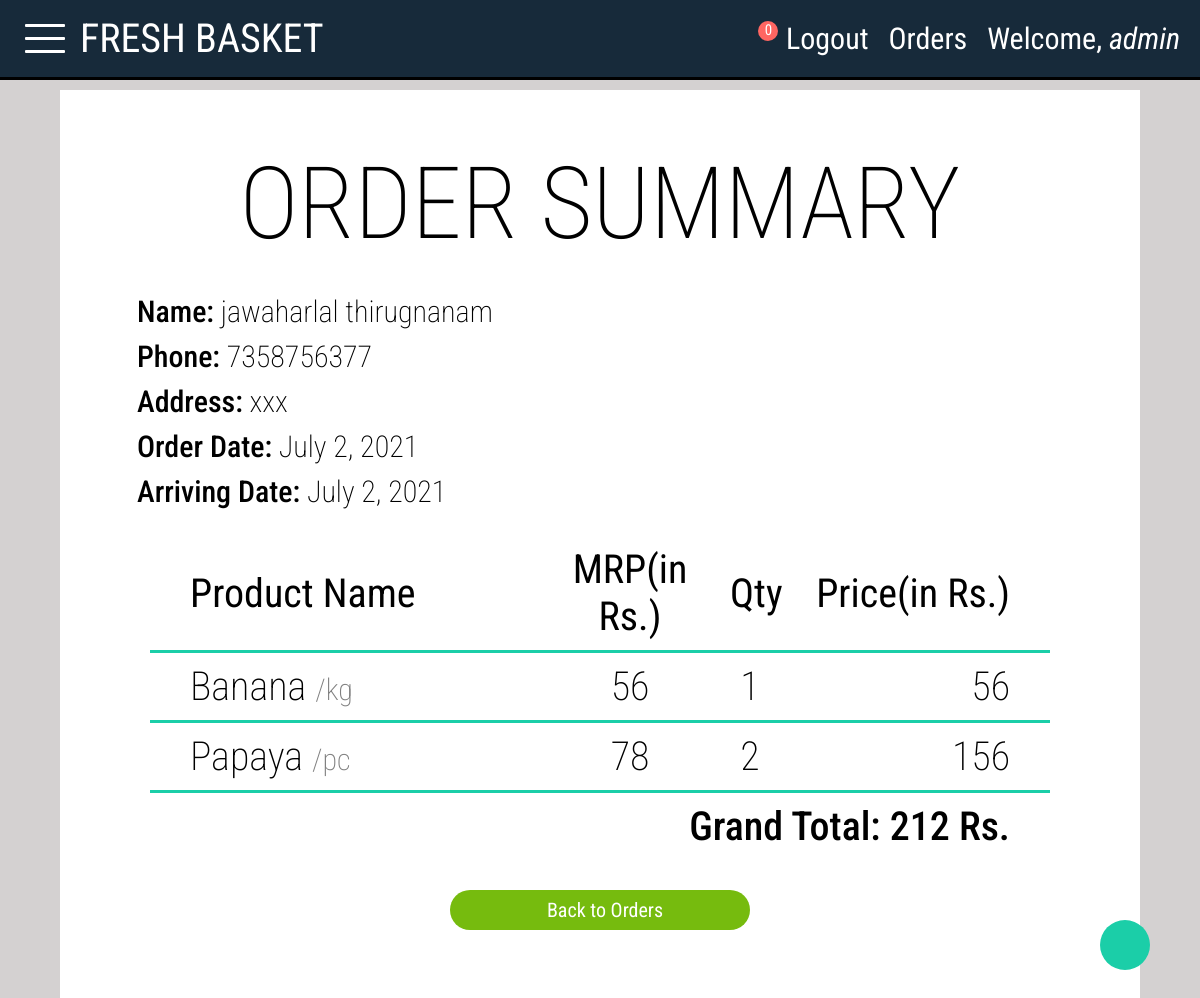
The page /basket_app/ordered/2/ (signed in) on the database its author committed.
### basket_app/models.py (models this page shows, shortened)
class Order(models.Model):
    customer= models.ForeignKey("auth.user", on_delete=models.CASCADE, null=True)
    receiver= models.ForeignKey("Receiver",on_delete=models.CASCADE,null=True)
    order_date= models.DateField(null=True)
    arrival_date= models.DateField(null=True)

class Receiver(models.Model):
    recname= models.CharField(max_length=50,blank=True,null=False)
    address= models.CharField(max_length=256,blank=True,null=False)
    phone= models.CharField(max_length=10,blank=True,null=False)

class OrderItem(models.Model):
    order= models.ForeignKey("Order", on_delete=models.CASCADE, null=True)
    product= models.ForeignKey("Product", on_delete=models.CASCADE, null=True)
    qty= models.PositiveIntegerField(default=1)
    def finalprice(self):
        return self.product.price*self.qty

class Product(models.Model):
    pname= models.CharField(max_length=256)
    category= models.ForeignKey("Category",on_delete=models.CASCADE)
    ppic= models.ImageField(upload_to="product_images",null=True)
    price= models.PositiveIntegerField()
    amount= models.CharField(max_length=20)

### basket_app/views.py (the view)
# urls.py: path('ordered/<int:pk>/',views.OrderSummary.as_view(), name='orderdetail'),
class OrderSummary(DetailView):
    template_name= 'ordered.html'
    model= Order
    context_object_name= "orderr"
    def get_context_data(self,**kwargs):
        context= super().get_context_data(**kwargs)
        context["cat"]= Category.objects.all
        context["count"]= Cart.objects.filter(customer= self.request.user).count()
        if Order.objects.filter(customer= self.request.user).count()==0:
            context["check"]=True
        else:
            order= Order.objects.filter(customer= self.request.user)
            for x in order:
                item= OrderItem.objects.filter(order= x)
                context["items"]= item
                total= 0
            for c in item:
                total= total + c.finalprice()
            context["total"]= total
        return context

### templates/ordered.html (shortened to what this page needs)
{% extends 'base.html' %}
{% block base %}
{% load static %}
<div class="container target">
    <h1 class="heading">ORDER SUMMARY</h1>
    <div class="ordered-info">
        <h1 class="order"><span class="field">Name:</span> {{orderr.receiver.recname}}</h1>
        <h1 class="order"><span class="field">Phone:</span> {{orderr.receiver.phone}}</h1>
        <h1 class="order"><span class="field">Address:</span> {{orderr.receiver.address}}</h1>
        <h1 class="order"><span class="field">Order Date:</span> {{orderr.order_date}}</h1>
        <h1 class="order"><span class="field">Arriving Date:</span> {{orderr.order_date}}</h1>
    </div>
    <div class="ordered-item">
        <div class="column-names">
            <div class="pname style-2">Product Name</div>
            <div class="pmrp style-1">MRP(in Rs.)</div>
            <div class="pqty style-1">Qty</div>
            <div class="pprice style-3">Price(in Rs.)</div>
        </div>
        <div class="underline"></div>
        {% for item in items %}
            <div class="item-info">
                <h1 class="pname style-2 common">{{item.product.pname}} <span class="pamount">/{{item.product.amount}}</span></h1>
                <h1 class="pmrp style-1 common">{{item.product.price}}</h1>
                <h1 class="pqty style-1 common">{{item.qty}}</h1>
                <h1 class="pprice style-3 common">{{item.finalprice}}</h1>
            </div>
            <div class="underline"></div>
        {% endfor %}
        <h1 class="style-4">Grand Total: {{total}} Rs.</h1>
        <a href="{% url 'basket_app:order' %}">
            <button class="btn green">Back to Orders</button>
        </a>
    </div>
    <a href="#home" class="scroll-up-btn">
    </a>
</div>
{% endblock %}

### templates/base.html (shortened to what this page needs)
{% load static %}
<!DOCTYPE html>
<html lang="en">
    <head>
        <link rel="stylesheet" href= "{% static 'css/basket.css' %}">
        <link rel="stylesheet" href="https://cdnjs.cloudflare.com/ajax/libs/font-awesome/5.15.3/css/all.min.css"integrity="sha512-iBBXm8fW90+nuLcSKlbmrPcLa0OT92xO1BIsZ+ywDWZCvqsWgccV3gFoRBv0z+8dLJgyAHIhR35VZc2oM/gI1w=="crossorigin="anonymous" />
    </head>
    <body>
        <div class="taskbar" id="home">
            <div class="part-1">
                {% if user.is_authenticated %}
                    <div class="menu">
                        <div class="line-1 line target"></div>
                        <div class="line-2 line"></div>
                        <div class="line-3 line target"></div>
                    </div>
                    <a href="{% url 'index' %}"class="logo-name">FRESH BASKET</a>
                {% else %}
                    <a href="{% url 'index' %}"class="logo-name">FRESH BASKET</a>
                {% endif %}
            </div>
            <div class="part-2">
                {% if user.is_authenticated %}
                    <div class="cart-sec">
                        <a href="{% url 'basket_app:cart' %}"></a>
                        <div class="circle">{{count}}</div>
                    </div>
                    <a class="tb-link" href="{% url 'basket_app:logout' %}">Logout</a>
                    <a class="tb-link" href="{% url 'basket_app:order' %}">Orders</a>
                    <p class="tb-link">Welcome, <span class="italic">{{user.username}}</span></p>
                {% else %}
                    <a class="tb-link" href="{% url 'basket_app:login' %}">Login</a>
                    <a class="tb-link" href="{% url 'sign_up' %}">SIGN UP</a>
                {% endif %}
            </div>
        </div>
        {% block base %}
        {% endblock %}
    </body>
</html>

### static/css/basket.css (style rules this page uses)
* { margin: 0; padding: 0; text-decoration: none; color: white; box-sizing: border-box; font-family: 'Roboto Condensed', sans-serif; border: none; list-style-type: none; }
html { font-size: 62.5%; background-color: rgb(212, 209, 209); scroll-behavior: smooth; }
:root { --darkblue: #172A3A; --lightblue: #1bcea8; --lightgreen: rgb(118, 187, 14); }
.container { display: flex; flex-direction: column; align-items: center; justify-content: center; background-color: white; width: 90vw; height: 100%; margin: 1rem auto; padding: 5rem; transition: all 0.5s; }
.cart-sec { position:relative; }
.circle { background-color: #ff6662; border-radius: 100px; color: white; text-align: center; position: absolute; font-size: 1.5rem; width: 2rem; height: 2rem; top: 0rem; right: -0.25rem; }
.btn { width: 25vw; height: 4rem; font-size: 2rem; border-radius: 25px; margin: 3rem; display: flex; flex-direction: row; align-items: center; justify-content: center; cursor: pointer; color: white; background-color: #19af8f; }
.green { background-color: rgb(118, 187, 14); }
.taskbar { width: 100%; height: 8rem; border-bottom: black solid; background-color: var(--darkblue); font-size: 3rem; position: relative; display: flex; justify-content: space-between; align-items: center; padding: 1rem 1rem; z-index: 200; }
.tb-link { padding: 1rem; }
.part-1 { display: flex; align-items: center; justify-content: center; }
.part-2 { display: flex; align-items: center; justify-content: center; }
.logo-name { font-size: 4rem; }
.menu { height: 7rem; width: 7rem; cursor: pointer; display: flex; flex-direction: column; align-items: center; justify-content: center; }
.line { width: 4rem; height: 0.3rem; background-color: white; margin: 0.5rem; border-radius: 1px; transition: all 0.3s; }
::placeholder { color: white; }
.italic { font-style: italic; }
.heading { text-align: center; color: black; font-size: 10rem; font-weight: 200; padding: 0.5rem; }
.item-info { display: flex; flex-direction: row; align-items: center; justify-content: flex-start; }
.order { color: black; font-size: 3rem; font-weight: 200; padding: 0.5rem; }
.field { color: black; font-weight: 500; }
.ordered-info { display: flex; flex-direction: column; align-items: flex-start; justify-content: center; width: 80vw; height: auto; border-radius: 15px; margin: 1rem; padding: 1vw; }
.ordered-item { width: 80vw; display: flex; flex-direction: column; align-items: center; justify-content: center; }
.column-names { display: flex; flex-direction: row; align-items: center; justify-content: center; }
.style-1 { text-align: center; font-size: 4rem; color: black; font-weight: 400; padding: 1rem; }
.style-2 { text-align: start; font-size: 4rem; font-weight: 400; color: black; padding: 1rem; }
.style-3 { text-align: end; font-size: 4rem; font-weight: 400; color: black; padding: 1rem; }
.style-4 { width: 70vw; text-align: end; font-size: 4rem; font-weight: 500; color: black; padding: 1rem; }
.common { font-weight: 200; }
.pname { width: 30vw; }
.pamount { font-size: 3rem; font-weight: 200; color: grey; }
.pmrp { width: 15vw; }
.pqty { width: 5vw; }
.pprice { width: 20vw; }
.underline { width: 75vw; height: 0.3rem; background-color: var(--lightblue); }
.scroll-up-btn { width: 5rem; height: 5rem; border-radius: 50%; background-color: var(--lightblue); position: fixed; bottom: 5rem; right: 5rem; font-size: 1.6rem; color: #fff; display: flex; align-items: center; justify-content: center; transition: all 0.5s; }

### rows shown on the page
Order: receiver.recname "jawaharlal thirugnanam", receiver.phone "7358756377", receiver.address "xxx", order_date "July 2, 2021"
OrderItem: product.pname "Banana", product.amount "kg", product.price "56", qty "1", finalprice "56"
OrderItem: product.pname "Papaya", product.amount "pc", product.price "78", qty "2", finalprice "156"

### other values the page prints
{{ count }} "0"
{{ user.username }} "admin"
{{ total }} "212"
